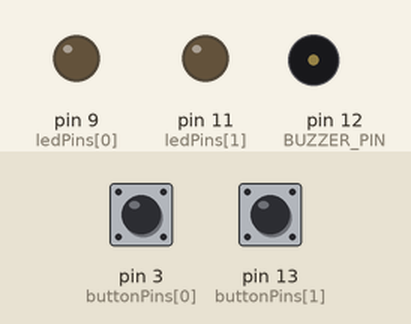
Simulated run of this sketch. Board: Arduino Uno, built with avr-gcc and run on an emulated ATmega328P. On the bench: output pins drawn as LEDs (lit = HIGH), buzzer (waves = sounding). The test bench sets the inputs (shaded band); at power-on: pin 3 (buttonPins[0]) HIGH, pin 13 (buttonPins[1]) HIGH. Random numbers use the default seed unless the sketch sets one.

Above: at 4.6 s.
4.7 s: pin 3 (buttonPins[0]) pulled LOW for 0.15 s
At 5.1 s:
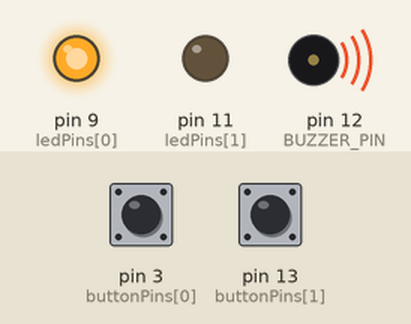
7.2 s: pin 13 (buttonPins[1]) pulled LOW for 1 s
At 8.7 s:
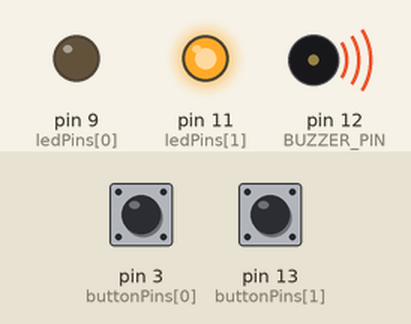
At 11.14 s:
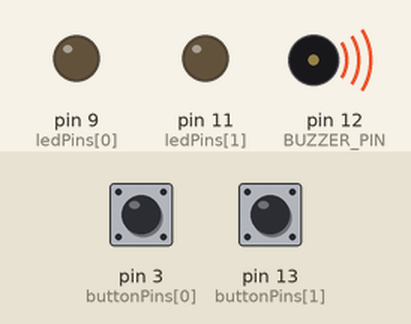
Timing chart, 0 to 12.8 s (numbered marks = the images above; inputs shaded):
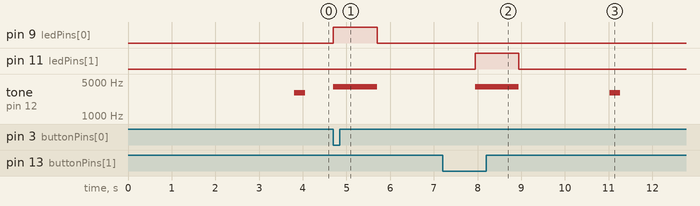

The sketch:

game_fast_duel.ino
```cpp
#define BUZZER_PIN 12 // пин с пищалкой
#define PLAYER_COUNT 2 // количество игроков-ковбоев
// вместо перечисления всех пинов по-одному, мы объявляем пару
// списков: один с номерами пинов с кнопками, другой -- со
// светодиодами. Списки также называют массивами (англ. array)
int buttonPins[PLAYER_COUNT] = {3, 13};
int ledPins[PLAYER_COUNT] = {9, 11};

void setup() {
  pinMode(BUZZER_PIN, OUTPUT);
  for (int player = 0; player < PLAYER_COUNT; ++player) {
  // при помощи квадратных скобок получают значение в массиве
  // под указанным в них номером. Нумерация начинается с нуля
  pinMode(ledPins[player], OUTPUT);
  pinMode(buttonPins[player], INPUT_PULLUP);
  }
}

void loop() {
  // даём сигнал «пли!», выждав случайное время от 2 до 7 сек
  delay(random(2000, 7000));
  tone(BUZZER_PIN, 3000, 250); // 3 килогерца, 250 миллисекунд

  for (int player = 0; ; player = (player+1) % PLAYER_COUNT) {
  // если игрок номер «player» нажал кнопку...
    if (!digitalRead(buttonPins[player])) {
    // ...включаем его светодиод и сигнал победы на 1 сек
    digitalWrite(ledPins[player], HIGH);
    tone(BUZZER_PIN, 4000, 1000);
    delay(1000);
    digitalWrite(ledPins[player], LOW);
    break; // Есть победитель! Выходим (англ. break) из цикла
    }
  }
}
```

Measured:
- after the input at 4.7 s, pin 9 (ledPins[0]): LOW → HIGH at once, → LOW 1.0 s later; tone on pin 12 (BUZZER_PIN): silent → 4000 Hz at once, → silent 1.0 s later
- after the input at 7.2 s, pin 11 (ledPins[1]): LOW → HIGH after 0.75 s, → LOW 1.0 s later
